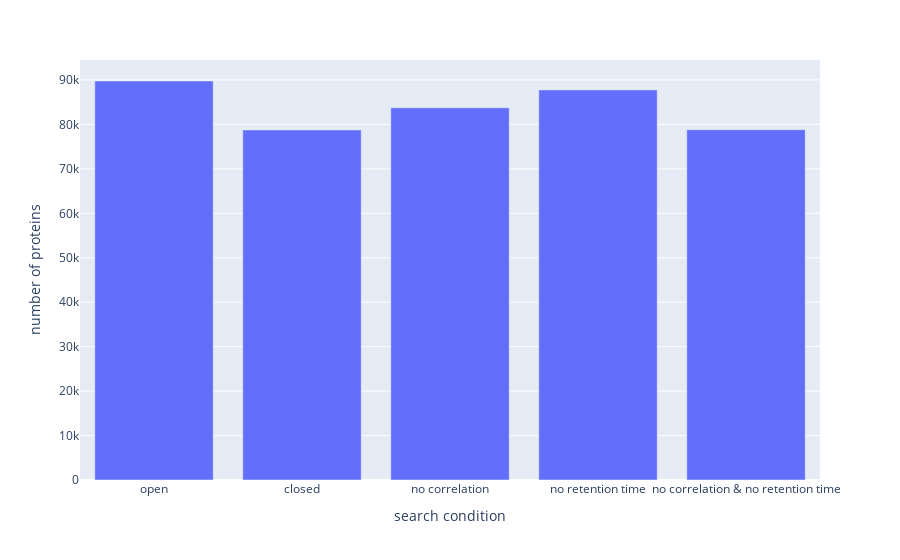

The code cell stored with this chart in its notebook:
### Code cell
# Now let's check it for all the conditions
fig = px.bar(
    y= [
        return_search_metrics(ionbot)[level],
        return_search_metrics(ionbot_c)[level],
        return_search_metrics(ionbot_nocorr)[level],
        return_search_metrics(ionbot_nort)[level],
        return_search_metrics(ionbot_nocorr_nort)[level],
    ],
    x=["open", "closed","no correlation", "no retention time", "no correlation & no retention time"],
    labels={
    "y": f"number of {level_dict[level]}",
    "x": "search condition",
    }
)
fig

### Figure 1 — Plotly figure (JSON) as saved in the notebook; plotly's stock layout.template omitted (floating-point values rounded to 4 significant figures)
{"data": [{"alignmentgroup": "True", "hovertemplate": "search condition=%{x}<br>number of proteins=%{y}<extra></extra>", "legendgroup": "", "marker": {"color": "#636efa", "pattern": {"shape": ""}}, "name": "", "offsetgroup": "", "orientation": "v", "showlegend": false, "textposition": "auto", "type": "bar", "x": ["open", "closed", "no correlation", "no retention time", "no correlation & no retention time"], "xaxis": "x", "y": [89766, 78753, 83733, 87764, 78809], "yaxis": "y"}], "layout": {"barmode": "relative", "legend": {"tracegroupgap": 0}, "margin": {"t": 60}, "xaxis": {"anchor": "y", "domain": [0, 1], "title": {"text": "search condition"}}, "yaxis": {"anchor": "x", "domain": [0, 1], "title": {"text": "number of proteins"}}}}
